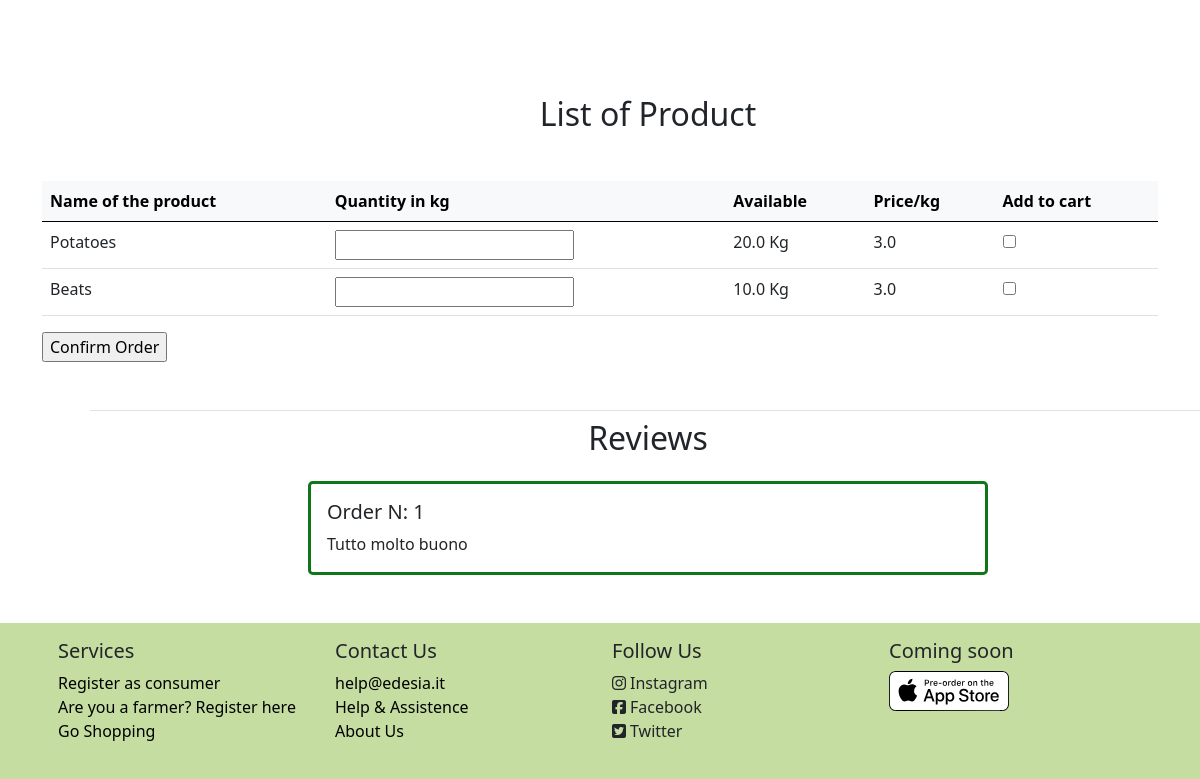
/farmer_store/2 (lower part), run on an earlier commit of the app's database.
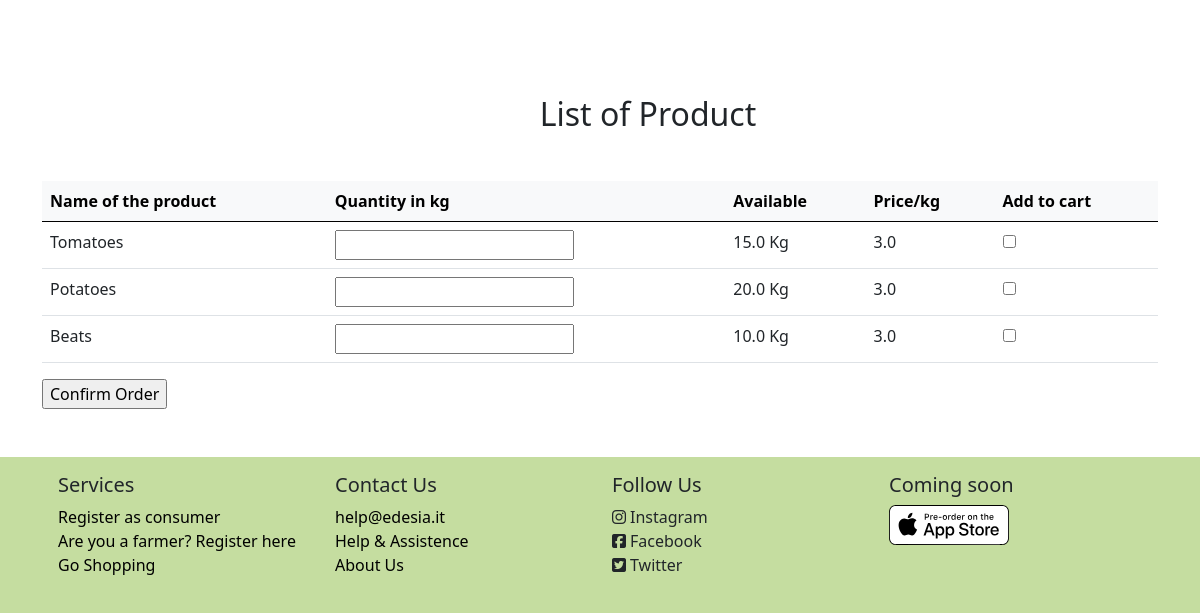
And on a later commit of the database.
### model.py (models this page shows, shortened)
class Product (db.Model):
    id = db.Column(db.Integer, primary_key=True)
    box = db.Column(db.Boolean)
    supplier_id = db.Column(db.Integer, db.ForeignKey('supplier.id'))
    name = db.Column(db.String, nullable=False)
    price = db.Column(db.Float, nullable=False)
    quantity = db.Column(db.Float, nullable=False)
    description = db.Column(db.Text)

class Review (db.Model):
    id = db.Column(db.Integer, primary_key=True)
    order_id = db.Column(db.Integer, db.ForeignKey('order.id'))
    consumer_id = db.Column(db.Integer, db.ForeignKey('consumer.id'))
    supplier_id = db.Column(db.Integer, db.ForeignKey('supplier.id'))
    text = db.Column(db.Text, nullable=False)

### app.py (the view)
@app.route('/farmer_store/<int:id>', methods=['GET', 'POST'])
def farmer_store(id):
    supplier = Supplier.query.filter_by(id=id).first()
    products = Product.query.filter(Product.supplier_id==id, Product.box==False, Product.quantity>0.0).all()
    boxes = Product.query.filter(Product.supplier_id==id, Product.box==True, Product.quantity>0.0).all()
    min_entries = len(products)+len(boxes)
    class LocalForm(OrderForm):pass
    LocalForm.order = FieldList(FormField(OrderEntryForm), min_entries=min_entries)
    form=LocalForm()
    reviews = Review.query.filter_by(supplier_id=id).all()
    return render_template("Pages/farmer_store.html", supplier=supplier, products=products, boxes=boxes, form=form, reviews=reviews)

### app.py
    class LocalForm(OrderForm):pass

### form.py
class OrderEntryForm(FlaskForm):
    name = StringField()
    quantity = FloatField('Quantity')
    price = FloatField()
    to_order = BooleanField('Add Product')
    box=BooleanField()

### templates/Pages/farmer_store.html (shortened to what this page needs)
{% extends 'Components/base.html' %}
{% block body %}
    <div class="container-lg">
        <form action="{{ url_for('order_func', id = supplier.id) }}" method="post">
            <div class="row row-cols-md-4">
                {% for i in range(boxes|length) %}
                    <div class="col-md">
                    </div>
                {% endfor %}
            </div>
            <div class="container-fluid m-5">
                <h2 class="text-center">List of Product</h2>
            </div>
            <div class="table-responsive-lg">
                <table class="table table-hover">
                    <thead class="table-light">
                    <tr>
                        <th scope="col">Name of the product</th>
                        <th scope="col">Quantity in kg</th>
                        <th scope="col">Available</th>
                        <th scope="col">Price/kg</th>
                        <th scope="col">Add to cart</th>
                    </tr>
                    </thead>
                    <tbody>
                    {% for i in range(products|length) %}
                        <tr>
                            <td scope="row">{{ products[i].name }}</td>
                            <td>{{ form.order[i].quantity }}</td>
                            <td>{{ products[i].quantity }} Kg</td>
                            <td>{{ products[i].price }}</td>
                            <td>{{ form.order[i].to_order }}</td>
                        </tr>
                    {% endfor %}
                    </tbody>
                </table>
            </div>
            {{ form.submit }}
        </form>
        {% if reviews %}
            <div class="container-fluid m-5 border-top">
                    <h2 class="text-center mt-2">Reviews</h2>
                    <div class="col-lg-8 m-auto">
                        {% for review in reviews %}
                             <div class="card m-4 rounded-3 border-3" id="cardResult">
                                <div class="row">
                                    <div class="col-lg">
                                        <div class="card-body">
                                            <h5 class="card-title">
                                                Order N: {{ review.order_id }}
                                            </h5>
                                            <p class="card-text">{{ review.text}}</p>
                                        </div>
                                    </div>
                                </div>
                            </div>
                        {% endfor %}
                    </div>
                </div>
        {% endif %}
    </div>
{% endblock %}

What changed in the data, as far as the page shows it:
removed Review: order_id "1", text "Tutto molto buono"
now on this page (row edited): Product: name "Tomatoes", quantity "15.0", price "3.0"
Also different on the page:
new list line: " Kg ☐"
text no longer shown: "Reviews"
